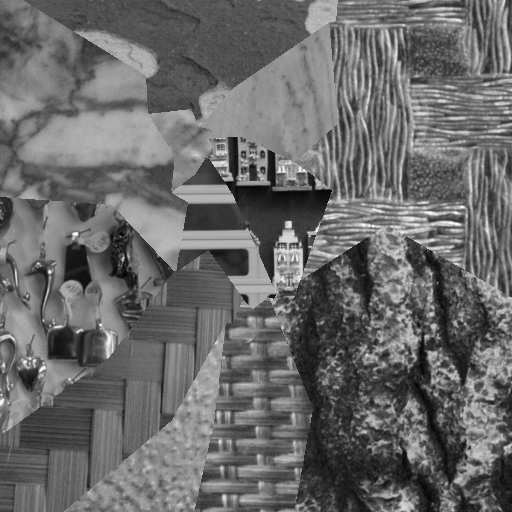
#> input picture tm/tm10_1_1.png, 512 x 512 px
$ python segmentation.py
#> lines starting #> are read from the running program, lines starting #| are printed output that depends on the picture
#> in segment_images, image is the input picture: shape (512, 512); min 3, max 253, mean 105.7
import numpy as np
import warnings
import time
import cv2
import os

from sklearn.mixture import GaussianMixture
from matplotlib import pyplot as plt


def preprocess_image(image):
    """
        Predspracuje obrázok pre segmentáciu. Najskôr sa aplikuje histogramová rovnováha, ktorá zvýrazní detaily v
        tmavších oblastiach (transformuje intenzity pixelov tak, aby boli rovnomerne rozložené na celom rozsahu jasu).
        Následne sa aplikuje Gaussovský blur, ktorý rozostrí obrázok.
        Nakoniec sa použije Bilateralfilter na zjemnenie obrazu a zároveň zachovanie hrán a ostrých detailov.

        :return: Predspracovaný obrázok.
        :param image: Obrázok, ktorý sa má spracovať.
    """

    equalized = cv2.equalizeHist(image)
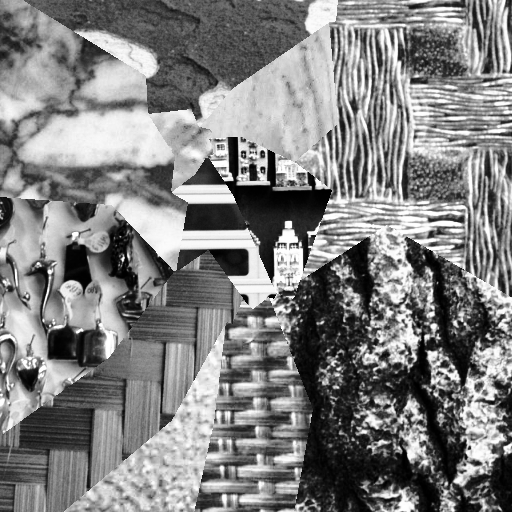
#> equalized: shape (512, 512); min 0, max 255, mean 128.4
    blurred = cv2.GaussianBlur(equalized, (201, 201), 20)  # Vyššia hodnota sigmaX vedie k väčšiemu rozmazaniu.
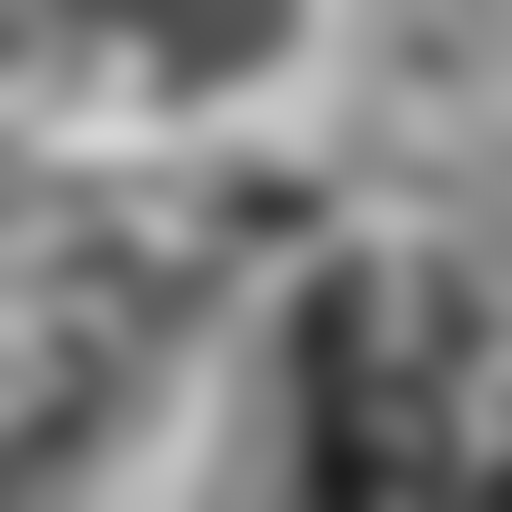
#> blurred: shape (512, 512); min 29, max 213, mean 128.4
#> (the run stopped early here; a loop or call above may not have finished)
